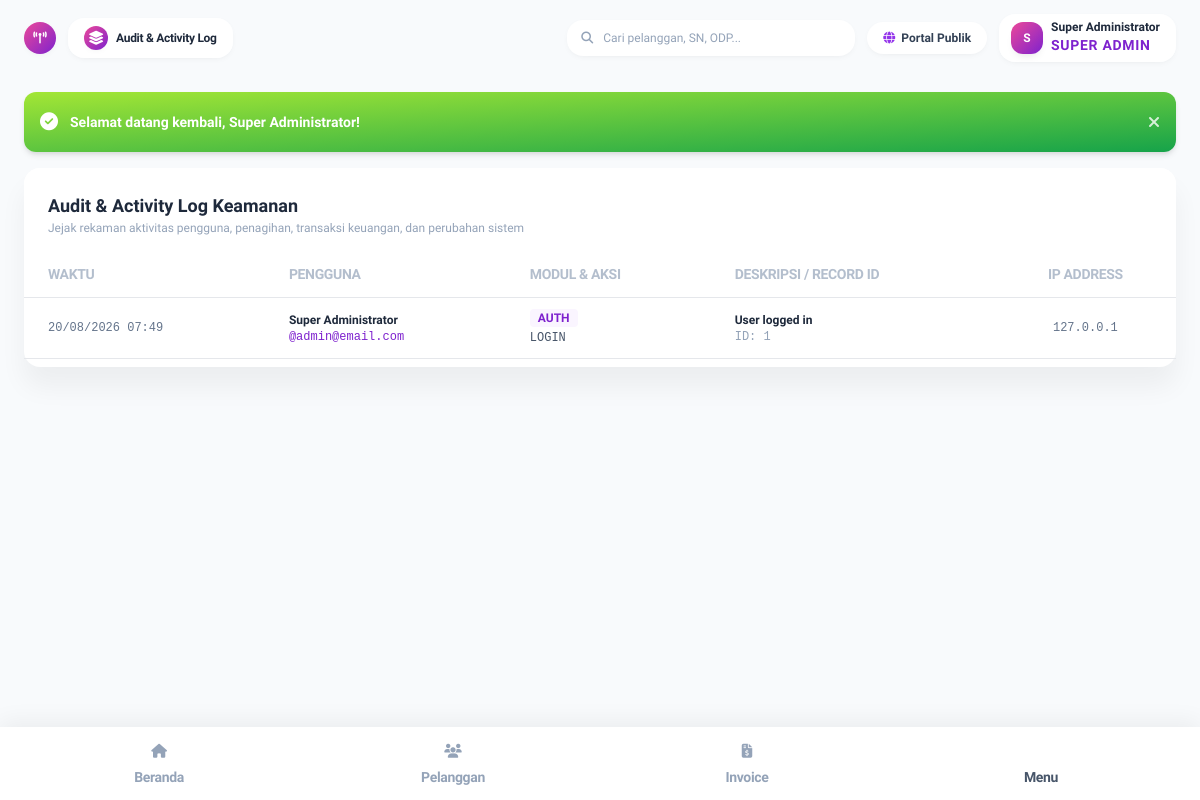
The page /index.php?page=settings_logs (signed in) on the database as committed earlier.
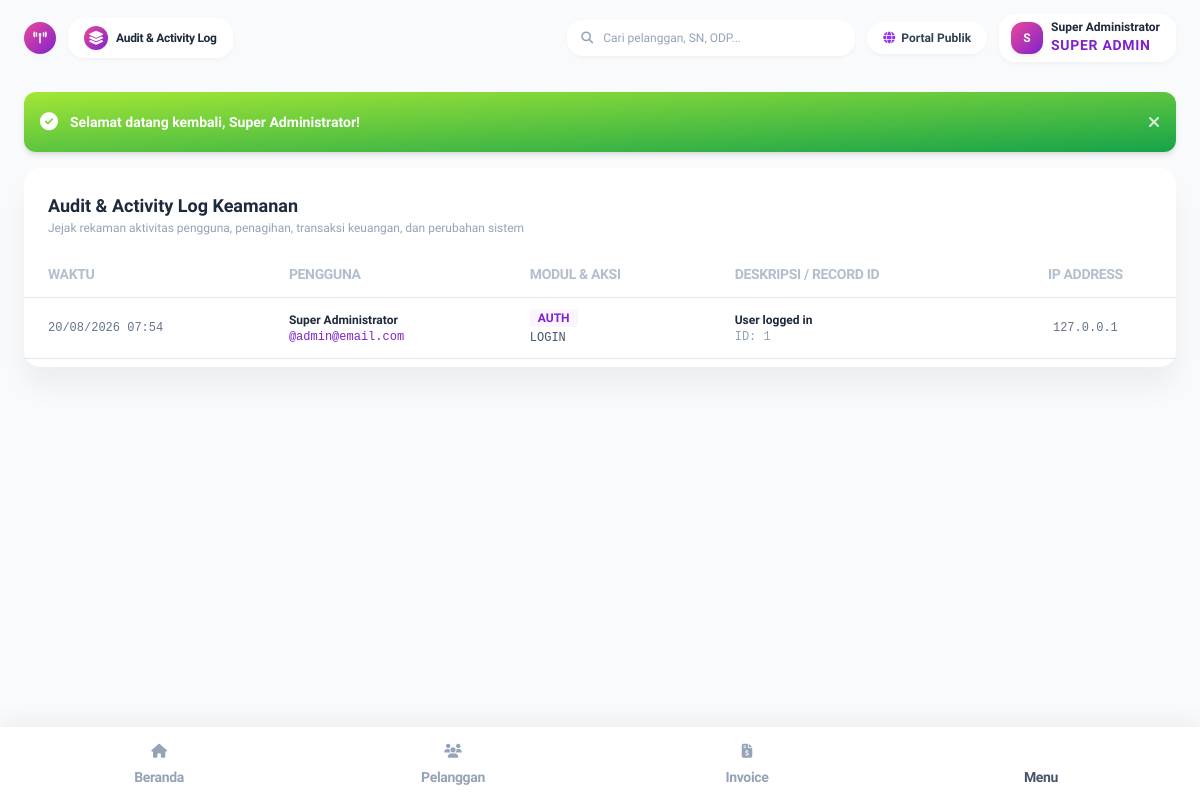
The same page on the database as committed later.
### tables this page shows
CREATE TABLE activity_logs (
    id INTEGER PRIMARY KEY AUTOINCREMENT,
    user_id INTEGER,
    module TEXT NOT NULL,
    action TEXT NOT NULL,
    record_id TEXT,
    old_value TEXT,
    new_value TEXT,
    ip_address TEXT,
    user_agent TEXT,
    created_at DATETIME DEFAULT CURRENT_TIMESTAMP,
    FOREIGN KEY (user_id) REFERENCES users(id) ON DELETE SET NULL
);

CREATE TABLE users (
    id INTEGER PRIMARY KEY AUTOINCREMENT,
    role_id INTEGER NOT NULL,
    name TEXT NOT NULL,
    username TEXT NOT NULL UNIQUE,
    email TEXT NOT NULL UNIQUE,
    phone TEXT,
    password TEXT NOT NULL,
    status TEXT NOT NULL DEFAULT 'active', -- active, inactive, suspended
    avatar TEXT,
    last_login DATETIME,
    created_at DATETIME DEFAULT CURRENT_TIMESTAMP,
    updated_at DATETIME DEFAULT CURRENT_TIMESTAMP,
    FOREIGN KEY (role_id) REFERENCES roles(id)
);

### app/Controllers/SettingController.php (called while the page is built, shortened)
<?php
require_once __DIR__ . '/../Helpers/Helper.php';
class SettingController {
    public function auditLogs(): void {
        $pdo = getDbConnection();
        $logs = $pdo->query("
            SELECT l.*, u.name as user_name, u.username
            FROM activity_logs l
            LEFT JOIN users u ON l.user_id = u.id
            ORDER BY l.id DESC LIMIT 100
        ")->fetchAll();
        $pageTitle = 'Audit & Activity Log';
        require __DIR__ . '/../Views/settings/audit_logs.php';
        require __DIR__ . '/../Views/layouts/main.php';
    }
}

### app/Helpers/Helper.php (called while the page is built, shortened)
<?php
class Helper {
    public static function baseUrl(): string {
        $protocol = (!empty($_SERVER['HTTPS']) && $_SERVER['HTTPS'] !== 'off' || ($_SERVER['SERVER_PORT'] ?? 80) == 443) ? "https://" : "http://";
        $host = $_SERVER['HTTP_HOST'] ?? 'localhost';
        $scriptName = $_SERVER['SCRIPT_NAME'] ?? '';
        $dir = dirname($scriptName);
        return rtrim($protocol . $host . $dir, '/');
    }
    public static function url(string $page = '', array $params = []): string {
        $base = self::baseUrl();
        $query = [];
        if ($page !== '') {
            $query['page'] = $page;
        }
        $query = array_merge($query, $params);
        $queryString = http_build_query($query);
        return $base . '/index.php' . ($queryString ? '?' . $queryString : '');
    }
    public static function e(?string $value): string {
        return htmlspecialchars($value ?? '', ENT_QUOTES, 'UTF-8');
    }
    public static function formatDate(?string $dateString, string $format = 'd M Y'): string {
        $time = strtotime($dateString);
        $months = [
            1 => 'Januari', 2 => 'Februari', 3 => 'Maret', 4 => 'April',
            5 => 'Mei', 6 => 'Juni', 7 => 'Juli', 8 => 'Agustus',
            9 => 'September', 10 => 'Oktober', 11 => 'November', 12 => 'Desember'
        ];
        $shortMonths = [
            1 => 'Jan', 2 => 'Feb', 3 => 'Mar', 4 => 'Apr',
            5 => 'Mei', 6 => 'Jun', 7 => 'Jul', 8 => 'Agu',
            9 => 'Sep', 10 => 'Okt', 11 => 'Nov', 12 => 'Des'
        ];
        $d = date('j', $time);
        $m = (int)date('n', $time);
        $y = date('Y', $time);
        if ($format === 'd F Y') {
            return "$d {$months[$m]} $y";
        } elseif ($format === 'd M Y') {
            return "$d {$shortMonths[$m]} $y";
        } elseif ($format === 'd/m/Y H:i') {
            return date('d/m/Y H:i', $time);
        }
        return date($format, $time);
    }
}

### app/Services/AuthService.php (called while the page is built, shortened)
<?php
class AuthService {
    public static function user(): ?array {
        if (!empty($_SESSION['user'])) {
            return $_SESSION['user'];
        }
        return self::tryAutoLoginWithToken();
    }
}

### app/Views/settings/audit_logs.php (the view, shortened to what the changed rows need)
<div class="flex flex-wrap -mx-3">
  <div class="w-full max-w-full px-3">
    <div class="relative flex flex-col min-w-0 break-words bg-white shadow-soft-xl rounded-2xl bg-clip-border">
      <div class="p-6 pb-0 mb-0 bg-white border-b-0 rounded-t-2xl">
        <h5 class="font-bold text-slate-800 text-lg">Audit & Activity Log Keamanan</h5>
        <p class="text-xs text-slate-400">Jejak rekaman aktivitas pengguna, penagihan, transaksi keuangan, dan perubahan sistem</p>
      </div>
      <div class="flex-auto px-0 pt-4 pb-2">
        <div class="p-0 overflow-x-auto">
          <table class="items-center w-full mb-0 align-top border-gray-200 text-slate-500">
            <thead class="align-bottom">
              <tr>
                <th class="px-6 py-3 font-bold text-left uppercase align-middle bg-transparent border-b border-gray-200 text-2xs tracking-tight text-slate-400 opacity-70">Waktu</th>
                <th class="px-6 py-3 font-bold text-left uppercase align-middle bg-transparent border-b border-gray-200 text-2xs tracking-tight text-slate-400 opacity-70">Pengguna</th>
                <th class="px-6 py-3 font-bold text-left uppercase align-middle bg-transparent border-b border-gray-200 text-2xs tracking-tight text-slate-400 opacity-70">Modul & Aksi</th>
                <th class="px-6 py-3 font-bold text-left uppercase align-middle bg-transparent border-b border-gray-200 text-2xs tracking-tight text-slate-400 opacity-70">Deskripsi / Record ID</th>
                <th class="px-6 py-3 font-bold text-center uppercase align-middle bg-transparent border-b border-gray-200 text-2xs tracking-tight text-slate-400 opacity-70">IP Address</th>
              </tr>
            </thead>
            <tbody>
              <?php foreach ($logs as $l): ?>
              <tr>
                <td class="p-3 px-6 align-middle bg-transparent border-b whitespace-nowrap text-xs font-mono">
                  <?php echo Helper::formatDate($l['created_at'], 'd/m/Y H:i'); ?>
                </td>
                <td class="p-3 px-6 align-middle bg-transparent border-b whitespace-nowrap text-xs">
                  <span class="font-bold text-slate-800 block"><?php echo Helper::e($l['user_name'] ?? 'System'); ?></span>
                  <?php if (!empty($l['username'])): ?>
                    <span class="text-2xs text-purple-700 font-mono">@<?php echo Helper::e($l['username']); ?></span>
                  <?php endif; ?>
                </td>
                <td class="p-3 px-6 align-middle bg-transparent border-b whitespace-nowrap text-xs">
                  <span class="px-2 py-0.5 rounded bg-purple-50 text-purple-700 font-bold text-2xs uppercase"><?php echo Helper::e($l['module']); ?></span>
                  <span class="text-2xs text-slate-600 font-mono block mt-1"><?php echo Helper::e($l['action']); ?></span>
                </td>
                <td class="p-3 px-6 align-middle bg-transparent border-b whitespace-nowrap text-xs">
                  <span class="font-semibold text-slate-800 block"><?php echo Helper::e($l['new_value'] ?? $l['action']); ?></span>
                  <?php if (!empty($l['record_id'])): ?>
                    <span class="text-2xs text-slate-400 font-mono">ID: <?php echo Helper::e($l['record_id']); ?></span>
                  <?php endif; ?>
                </td>
                <td class="p-3 px-6 text-center align-middle bg-transparent border-b whitespace-nowrap text-xs font-mono">
                  <?php echo Helper::e($l['ip_address']); ?>
                </td>
              </tr>
              <?php endforeach; ?>
            </tbody>
          </table>
        </div>
      </div>
    </div>
  </div>
</div>

### app/Views/partials/navbar.php (shortened to what the changed rows need)
<?php
$user = AuthService::user();
$pageTitle = $pageTitle ?? 'Dashboard Utama';
?>
<nav class="sticky top-0 z-30 w-full px-4 sm:px-6 py-2.5 sm:py-3.5 mx-auto max-w-[1600px] flex items-center justify-between">
  <div class="flex items-center gap-2 sm:gap-3">
    <a href="<?php echo Helper::url('dashboard'); ?>" class="xl:hidden flex items-center justify-center w-8 h-8 rounded-2xl bg-gradient-to-tl from-purple-700 to-pink-500 text-white shadow-soft-xs text-xs">
      <i class="fa-solid fa-tower-broadcast"></i>
    </a>
    <div class="flex items-center gap-2 px-3.5 sm:px-4 py-1.5 sm:py-2 bg-white/90 backdrop-blur-md rounded-2xl shadow-soft-xs">
      <div class="w-5 h-5 sm:w-6 sm:h-6 rounded-xl bg-gradient-to-tl from-purple-700 to-pink-500 text-white flex items-center justify-center text-3xs shadow-soft-xs shrink-0">
        <i class="fa-solid fa-layer-group"></i>
      </div>
      <span class="text-2xs sm:text-xs font-black text-slate-800 tracking-tight leading-none truncate max-w-[150px] sm:max-w-none"><?php echo Helper::e($pageTitle); ?></span>
    </div>
  </div>
  <div class="flex items-center gap-2 sm:gap-3">
    <div class="relative hidden md:block w-72">
      <span class="absolute inset-y-0 left-0 flex items-center pl-3.5 pointer-events-none text-slate-400">
      </span>
      <input type="text" placeholder="Cari pelanggan, SN, ODP..." class="w-full text-xs pl-9 pr-3.5 py-2.5 rounded-2xl bg-white focus:outline-none focus:ring-2 focus:ring-purple-500/20 shadow-soft-xs placeholder:text-slate-400">
    </div>
    <a href="<?php echo Helper::url('landing'); ?>" target="_blank" class="px-3 sm:px-4 py-1.5 sm:py-2 text-2xs sm:text-xs font-bold text-slate-700 bg-white hover:bg-slate-50 rounded-2xl shadow-soft-xs transition-colors flex items-center gap-1.5">
      <i class="fa-solid fa-globe text-purple-600"></i>
      <span class="hidden sm:inline">Portal Publik</span>
    </a>
    <div class="flex items-center gap-2 px-2.5 sm:px-3 py-1 sm:py-1.5 bg-white/90 backdrop-blur-md rounded-2xl shadow-soft-xs">
      <div class="w-7 h-7 sm:w-8 sm:h-8 rounded-xl bg-gradient-to-tl from-purple-700 to-pink-500 text-white flex items-center justify-center font-black text-2xs sm:text-xs shadow-soft-sm shrink-0">
        <?php echo strtoupper(substr($user['name'] ?? 'A', 0, 1)); ?>
      </div>
      <div class="hidden sm:block text-left pr-1">
        <span class="text-xs font-bold text-slate-800 block leading-tight"><?php echo Helper::e($user['name'] ?? 'Admin'); ?></span>
        <span class="text-3xs text-purple-700 font-extrabold block uppercase tracking-wider"><?php echo Helper::e($user['role_display'] ?? $user['role_name'] ?? 'Super Admin'); ?></span>
      </div>
    </div>
  </div>
</nav>

Rows that differ between the two databases and show on the page:
changed activity_logs "AUTH": created_at "20/08/2026 07:49" → "20/08/2026 07:54"
